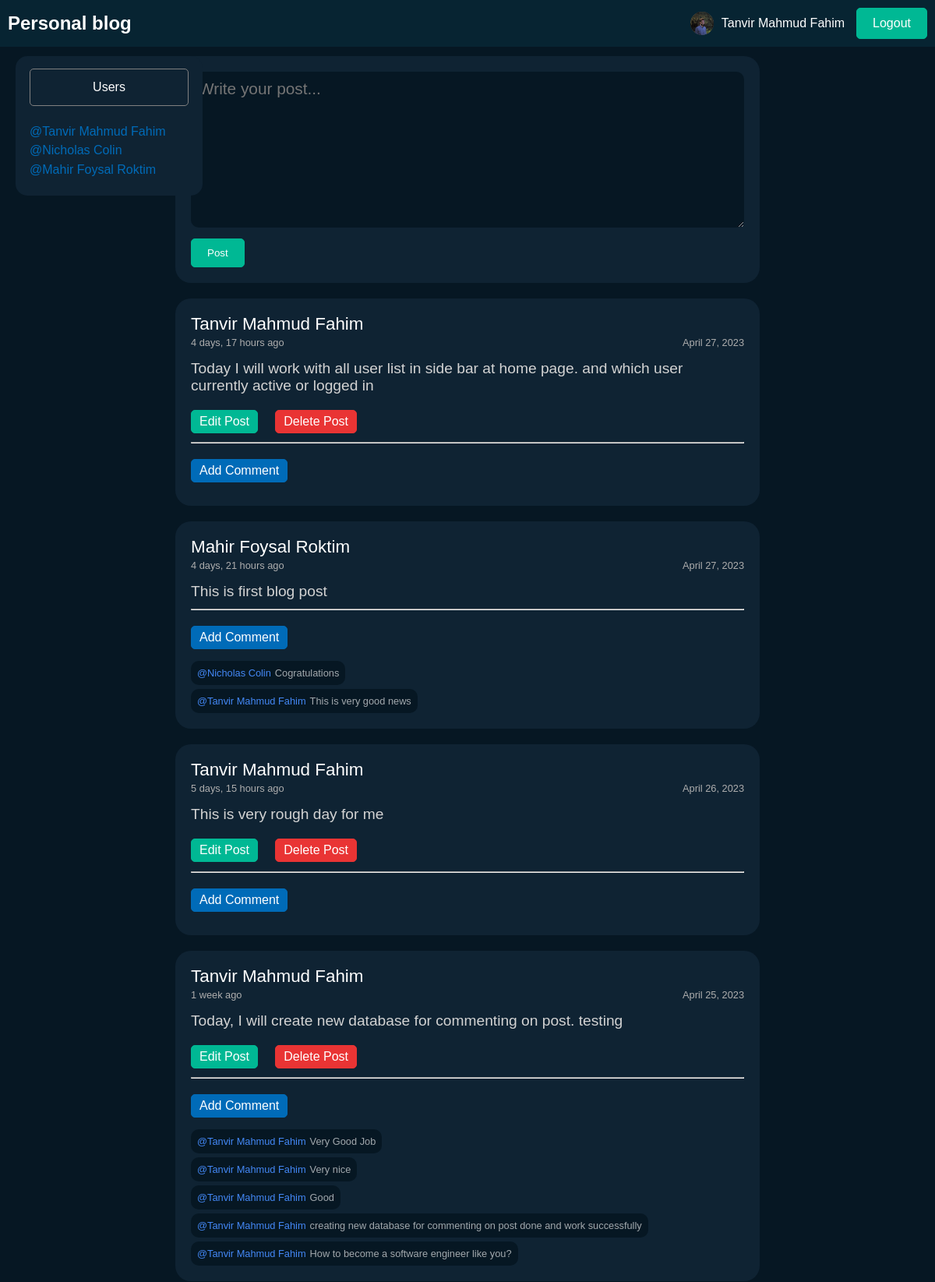
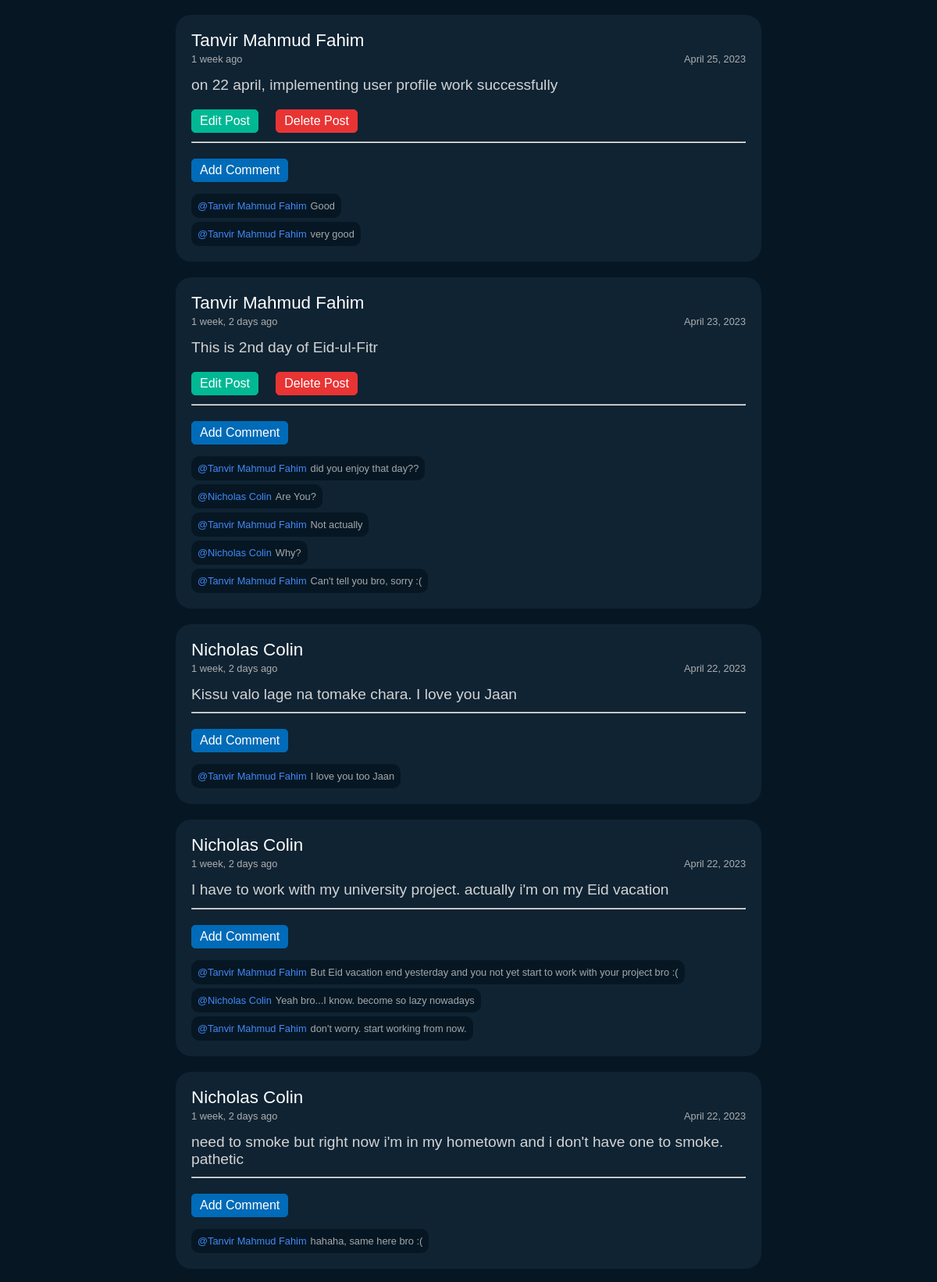
The page /home/ (signed in, upper part) on the database its author committed (2 pictures, top to bottom).
### main/models.py (models this page shows, shortened)
class Profile(models.Model):
    user = models.ForeignKey(User, on_delete=models.CASCADE)
    userId = models.IntegerField()
    bio = models.TextField(blank=True, null=True)
    profession = models.CharField(max_length=150, blank=True, null=True)
    workplace = models.CharField(max_length=150, blank=True, null=True)
    gender = models.CharField(max_length=150, blank=True, null=True)
    relationStatus = models.CharField(max_length=150, blank=True, null=True)
    area = models.CharField(max_length=200, blank=True, null=True)
    profilePic = models.ImageField(upload_to='images/', blank=True, null=True)

class PostDB(models.Model):
    user = models.ForeignKey(User, on_delete=models.CASCADE)
    userId = models.IntegerField()
    post = models.TextField(null=True, blank=True)
    created = models.DateTimeField(auto_now_add=True)
    updated = models.DateTimeField(auto_now=True)
    class Meta:
        verbose_name = "PostDB"
        verbose_name_plural = "user's Post"
        ordering = ['-updated', '-created']

class PostComments(models.Model):
    commenter = models.ForeignKey(User, on_delete=models.CASCADE)
    postId = models.IntegerField()
    comment = models.TextField()
    created = models.DateTimeField(auto_now_add=True)

### main/views.py (the view, shortened to what this page needs)
# urls.py: path('home/', views.home, name='home'),
@login_required(login_url='signin')
def home(request):
    profile = Profile.objects.get(user=request.user)
    notification = False
    if profile.bio is None or profile.workplace is None or profile.profession is None or profile.gender is None or profile.relationStatus is None or profile.area is None:
        notification = True
    posts = PostDB.objects.all()
    post_comment = PostComments.objects.all()
    all_varified_users = Profile.objects.all()
    return render(request, 'home.html', {
        "posts": posts,
        "profile": profile,
        "notification": notification,
        "post_comment": post_comment,
        "all_user": all_varified_users,
    })

### templates/home.html (shortened to what this page needs)
{%extends 'layout.html'%}
{%load static%}
{% load humanize %}
{%block link%}
<link rel="stylesheet" href="{%static 'home.css'%}"/>
{%endblock link%}
{%block navImg%}
    {%if profile.profilePic%}
        <img src="{{profile.profilePic.url}}" alt="Profile Pic" width="30">
    {%endif%}
{%endblock navImg%}
{%block section%}
    <div class="all_user">
        <h3>Users</h3>
        <div class="users">
            {%for user in all_user%}
                <a href="{%url 'otherUserProfile' user.user.username %}">@{{user.user.first_name}} {{user.user.last_name}}</a>
            {%endfor%}
        </div>
    </div>
    <div class="posting_wrapper">
        <div class="post">
            <form class="post_form" method="POST">
                <textarea id="postInput" name="postInput" placeholder="Write your post..." required></textarea>
                <input type="submit" class="post-green-btn" value="Post"/>
            </form>
        </div>
        {%for each in posts%}
        <div class="post">
            <div class="post_view">
                <h3><a href="{%url 'otherUserProfile' each.user.username %}"> {{each.user.first_name}} {{each.user.last_name}} </a></h3>
                <div class="date_time">
                    <p>
                        {{each.created| timesince}} ago
                    </p>
                    <p>
                        {{each.created.date}}
                    </p>
                </div>
                <div class="post_body">
                    <p>{{each.post}}</p>
                </div>
                {%if each.user == request.user%}
                <div class="button_group">
                    <a class="edit_button" href="{%url 'edit' each.id%}">Edit Post</a>
                    <a class="delete_button" href="{%url 'delete' each.id%}">Delete Post</a>
                </div>
                {%endif%}
                <hr>
                <div class="button_group">
                    <a class="comment_button" href="{%url 'comment' each.id%}">Add Comment</a>
                </div>
                <div class="comment_section">
                    {%for each_comment in post_comment%}
                        {%if each.id == each_comment.postId%}
                            <div class="each_comment">
                                <p class="commenter_name"> @{{each_comment.commenter.first_name}} {{each_comment.commenter.last_name}}</p>
                                <p class="comment">{{each_comment.comment}}</p>
                            </div>
                        {%endif%}
                    {%endfor%}
                </div>
            </div>
        </div>
        {%endfor%}
    </div>
{%endblock section%}

### templates/layout.html (shortened to what this page needs)
<!DOCTYPE html>
{%load static%}
<html lang="en">
<head>
    {%block link%}{%endblock link%}
    <link rel="stylesheet" href="{%static 'layout.css'%}"/>
</head>
<body>
	<nav>
		<div class="left-nav">
			<a href="{%url 'home'%}">Personal blog</a>
		</div>
		{%if request.user.is_authenticated%}
        <div class="right-nav">
			<div class="avatar">
				{%block navImg%}{%endblock navImg%}
			</div>
			<a class="name" href="{%url 'profile' request.user.username%}">
				<h4>
					{{request.user.first_name}} {{request.user.last_name}}
				</h4>
			</a>
			<a href="{%url 'logout'%}" class="green-btn">Logout</a>
		</div>
        {%endif%}
	</nav>
	{%block section%}{%endblock section%}
</body>
</html>

### static/home.css (style rules this page uses)
p { color: white; }
.posting_wrapper { margin-top: 4.5rem; width: 750px; border-radius: 10px; color: white; display: flex; flex-direction: column; align-items: center; }
.post { width: 100%; padding: 20px; background: #0F2333; border-radius: 20px; margin-bottom: 20px; }
.post_form textarea { width: 100%; min-height: 200px; padding: 10px; font-size: 1.3rem; background-color: #061723; border: none; border-radius: 10px; color: white; }
.post-green-btn { margin-top: 10px; text-decoration: none; border: 1px solid #00b894; background-color: #00b894; color: #fff; border-radius: 5px; padding: 10px 20px; cursor: pointer; font-weight: 500; }
.post_view h3 { font-size: 1.4rem; font-weight: 500; }
.post_view a { text-decoration: none; color: white; }
.date_time { margin: 3px 0 15px 0; width: 100%; display: flex; align-items: center; justify-content: space-between; }
.date_time p { color: rgb(174, 174, 174); font-size:.8rem; }
.post_body p { font-size: 1.2rem; color: rgb(211, 211, 211); }
.post_view .button_group { width: 30%; margin-top: 10px; display: flex; justify-content: space-between; align-items: center; }
.post_view .delete_button { margin-top: 10px; text-decoration: none; border: 1px solid #e93434; background-color: #e93434; color: #fff; border-radius: 5px; padding: 5px 10px; cursor: pointer; font-weight: 500; }
.post_view .edit_button { margin-top: 10px; text-decoration: none; border: 1px solid #00b894; background-color: #00b894; color: #fff; border-radius: 5px; padding: 5px 10px; cursor: pointer; font-weight: 500; }
.post_view .comment_button { margin-top: 10px; text-decoration: none; border: 1px solid #006bb8; background-color: #006bb8; color: #fff; border-radius: 5px; padding: 5px 10px; cursor: pointer; font-weight: 500; margin-bottom: 10px; }
.all_user { position: fixed; top: 72px; left: 20px; z-index: 1; width: 20%; max-height: 735px; border-radius: 15px; background-color: #0F2333; color: rgb(255, 255, 255); display: flex; flex-direction: column; align-items: center; justify-content: center; overflow: scroll; padding-bottom: 1rem; }
.all_user h3 { font-size: 1rem; font-weight: 300; border: 1px solid gray; border-radius: 5px; width: 85%; height: 3rem; display: flex; justify-content: center; align-items: center; margin: 1rem 0; }
.all_user .users { width: 85%; padding: .3rem 0; display: flex; flex-direction: column; }
.users a { text-decoration: none; color: #006bb8; margin: .2rem 0; }
hr { margin: .7rem 0 0 0; }
.comment_section { display: flex; flex-direction: column; }
.comment_section .each_comment { width: fit-content; background: #061723; display: flex; align-items: center; padding: 8px; border-radius: 10px; margin-top: 5px; }
.commenter_name { font-size: .8rem; color: rgb(68, 136, 246); margin-right: 5px; }
.comment { font-size: .8rem; color: rgba(255, 255, 255, 0.627); }

### static/layout.css (style rules this page uses)
* { padding:0; margin:0; box-sizing: border-box; font-family: sans-serif; }
body { background-color: #061723; min-height: 100vh; color: white; display: flex; justify-content: center; align-items: center; }
nav { position: fixed; top: 0; left: 0; width: 100%; display: flex; justify-content: space-between; align-items: center; background-color: #072432; color: #fff; padding: 10px; z-index: 1; }
.left-nav a { text-decoration: none; color: white; margin: 0; font-size: 24px; font-weight: bold; }
.right-nav { display: flex; align-items: center; }
.right-nav a { text-decoration: none; }
.name { margin-right: 15px; }
.right-nav h4 { font-size: 1rem; color: white; font-weight: 300; }
.avatar { width: 30px; height: 30px; overflow: hidden; border-radius: 50%; background-color: #515151; margin-right: 10px; }
.green-btn { text-decoration: none; border: 1px solid #00b894; background-color: #00b894; color: #fff; border-radius: 5px; padding: 10px 20px; cursor: pointer; font-weight: 500; }

### rows shown on the page
Profile: profilePic (picture), user.first_name "Tanvir", user.last_name "Mahmud Fahim"
Profile: user.first_name "Nicholas", user.last_name "Colin"
Profile: user.first_name "Mahir", user.last_name "Foysal Roktim"
PostDB: user.first_name "Tanvir", user.last_name "Mahmud Fahim", created "4 days, 17 hours", created "April 27, 2023", post "Today I will work with all user list in side bar at home page. and which user currently active or logged in", shows "Edit Post"
PostDB: user.first_name "Mahir", user.last_name "Foysal Roktim", created "4 days, 21 hours", created "April 27, 2023", post "This is first blog post"
PostComments: commenter.first_name "Nicholas", commenter.last_name "Colin", comment "Cogratulations"
PostComments: commenter.first_name "Tanvir", commenter.last_name "Mahmud Fahim", comment "This is very good news"
PostDB: user.first_name "Tanvir", user.last_name "Mahmud Fahim", created "5 days, 15 hours", created "April 26, 2023", post "This is very rough day for me", shows "Edit Post"
PostDB: user.first_name "Tanvir", user.last_name "Mahmud Fahim", created "1 week", created "April 25, 2023", post "Today, I will create new database for commenting on post. testing", shows "Edit Post"
PostComments: commenter.first_name "Tanvir", commenter.last_name "Mahmud Fahim", comment "Very Good Job"
PostComments: commenter.first_name "Tanvir", commenter.last_name "Mahmud Fahim", comment "Very nice"
PostComments: commenter.first_name "Tanvir", commenter.last_name "Mahmud Fahim", comment "Good"
PostComments: commenter.first_name "Tanvir", commenter.last_name "Mahmud Fahim", comment "creating new database for commenting on post done and work successfully"
PostComments: commenter.first_name "Tanvir", commenter.last_name "Mahmud Fahim", comment "How to become a software engineer like you?"
PostDB: user.first_name "Tanvir", user.last_name "Mahmud Fahim", created "1 week", created "April 25, 2023", post "on 22 april, implementing user profile work successfully", shows "Edit Post"
PostComments: commenter.first_name "Tanvir", commenter.last_name "Mahmud Fahim", comment "Good"
PostComments: commenter.first_name "Tanvir", commenter.last_name "Mahmud Fahim", comment "very good"
PostDB: user.first_name "Tanvir", user.last_name "Mahmud Fahim", created "1 week, 2 days", created "April 23, 2023", post "This is 2nd day of Eid-ul-Fitr", shows "Edit Post"
PostComments: commenter.first_name "Tanvir", commenter.last_name "Mahmud Fahim", comment "did you enjoy that day??"
PostComments: commenter.first_name "Nicholas", commenter.last_name "Colin", comment "Are You?"
PostComments: commenter.first_name "Tanvir", commenter.last_name "Mahmud Fahim", comment "Not actually"
PostComments: commenter.first_name "Nicholas", commenter.last_name "Colin", comment "Why?"
PostComments: commenter.first_name "Tanvir", commenter.last_name "Mahmud Fahim", comment "Can't tell you bro, sorry :("
PostDB: user.first_name "Nicholas", user.last_name "Colin", created "1 week, 2 days", created "April 22, 2023", post "Kissu valo lage na tomake chara. I love you Jaan"
PostComments: commenter.first_name "Tanvir", commenter.last_name "Mahmud Fahim", comment "I love you too Jaan"
PostDB: user.first_name "Nicholas", user.last_name "Colin", created "1 week, 2 days", created "April 22, 2023", post "I have to work with my university project. actually i'm on my Eid vacation"
PostComments: commenter.first_name "Tanvir", commenter.last_name "Mahmud Fahim", comment "But Eid vacation end yesterday and you not yet start to work with your project bro :("
PostComments: commenter.first_name "Nicholas", commenter.last_name "Colin", comment "Yeah bro...I know. become so lazy nowadays"
PostComments: commenter.first_name "Tanvir", commenter.last_name "Mahmud Fahim", comment "don't worry. start working from now."
PostDB: user.first_name "Nicholas", user.last_name "Colin", created "1 week, 2 days", created "April 22, 2023", post "need to smoke but right now i'm in my hometown and i don't have one to smoke. pathetic"
PostComments: commenter.first_name "Tanvir", commenter.last_name "Mahmud Fahim", comment "hahaha, same here bro :("

### other values the page prints
{{ request.user.first_name }} "Tanvir"
{{ request.user.last_name }} "Mahmud Fahim"
